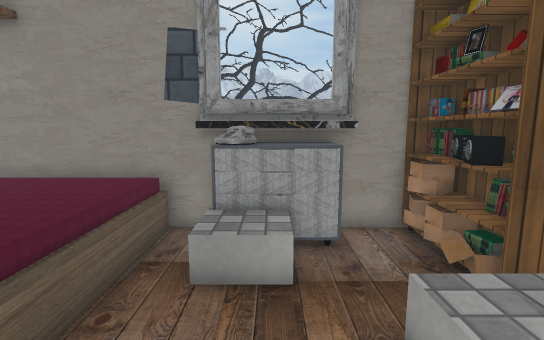
[1] (above)

16 first-person views from a walk through a 3-D level made in the Unity game engine. The camera is 1.5 m above the floor, tilts 8° down and sees 85° across. The floor is counted in squares, 0.5 m on a side. Each view is taken from the middle of a square. On the plan, view 1 faces up. The plan holds only what a view shows up to about 20 squares ahead; the rest is blank. The place goes on beyond the plan. The player character is not drawn. Door leaves are left out, so doorways stand open. Some surface patterns are stand-ins.

[2]
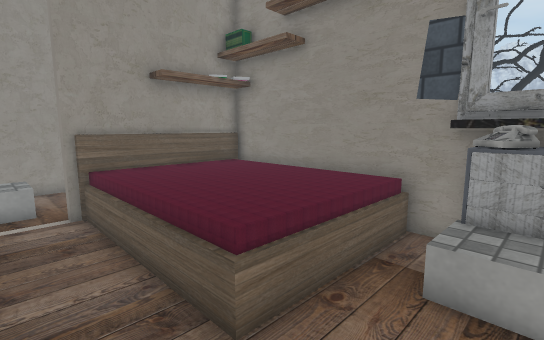

[3]
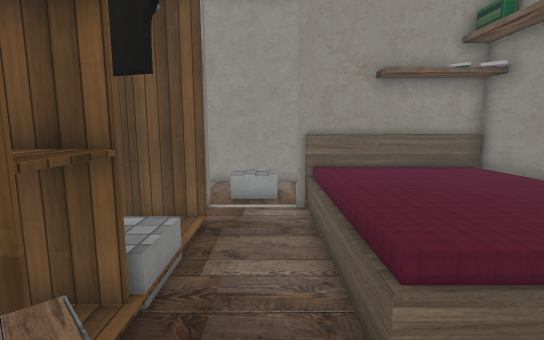

[4]
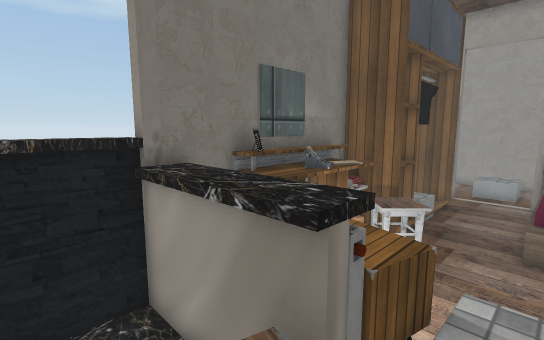

[5]
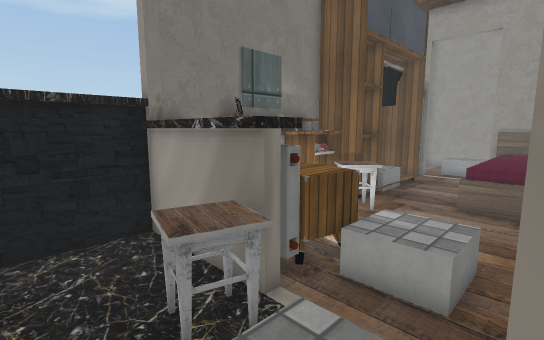

[6]
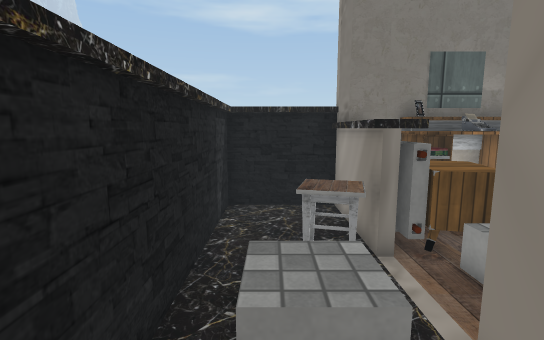

[7]
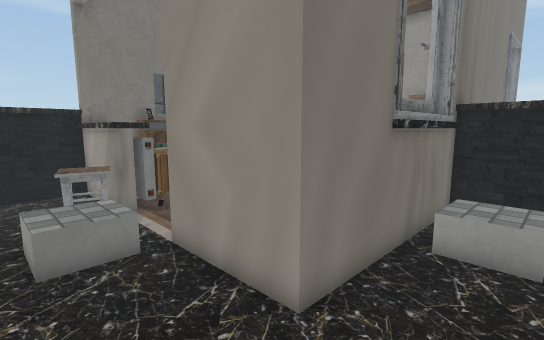

[8]
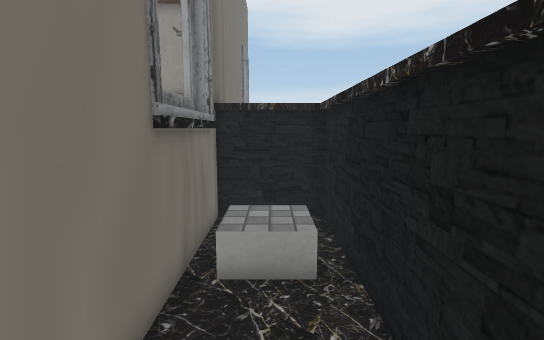

[9]
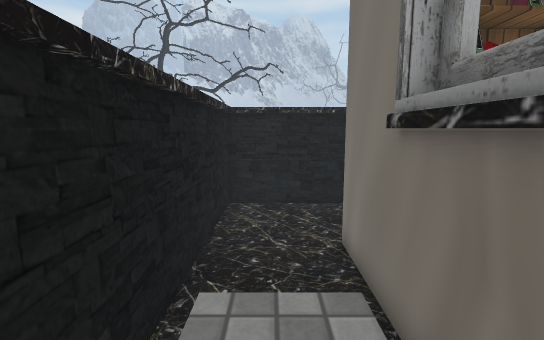

[10]
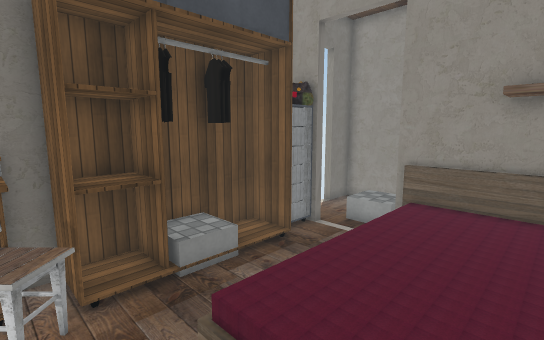

[11]
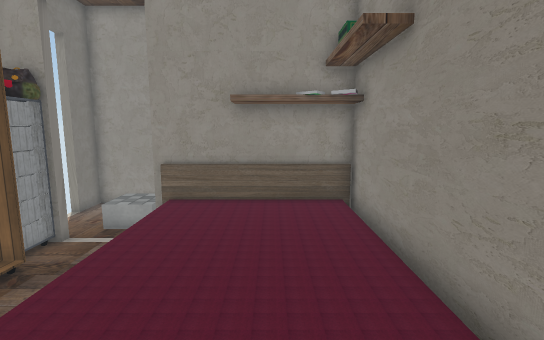

[12]
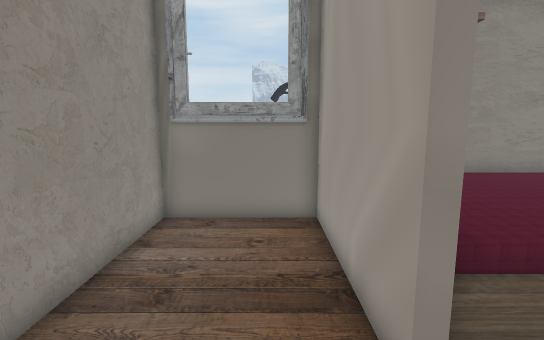

[13]
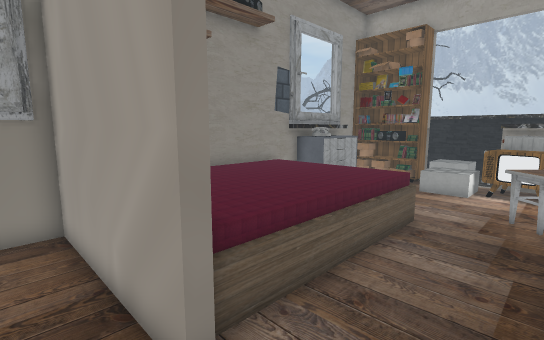

[14]
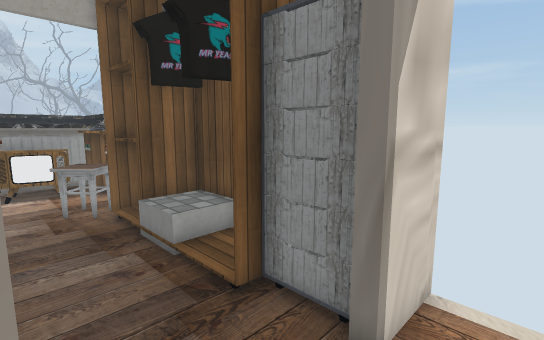

[15]
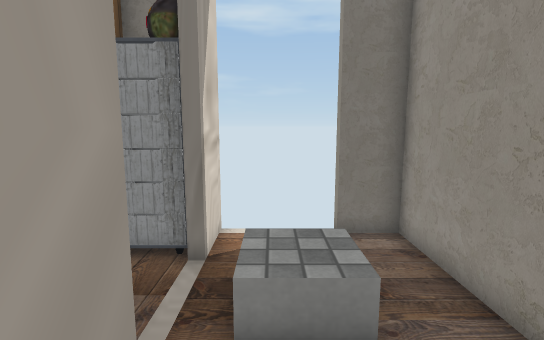

[16]
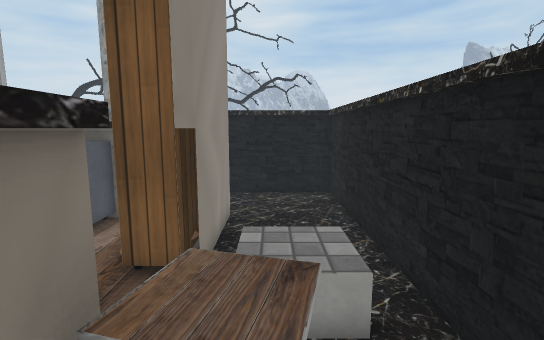

### Floor plan
Key: @ floor where view 1 was taken; # wall or solid block; . main floor; : floor 0.5 m higher than the main floor; / step, stairs or slope; D open door; ^ raised ledge; B bed; K bookshelf; W wardrobe; T TV; R radiator; E desk; O other object.
Columns run from 17 left of view 1 to 10 right of it. Each row starts with its distance up from view 1.
 13               ##############
 12               #............#
 11               #.  O........#
 10               #  OO........#
  9 ########################...#
  8 #.... BOBBBBBBBO#OOO.#K#...#
  7 #.... OBBBBBBBB.#^^..###...#
  6 #.... BBBBBBBBB.::...###...#
  5 #.... BBBBBBBBB......###//.#
  4 #.... BBBBBBBBB.......D. :.#
  3 #.... BBBBBBBBB....O .D. /.#
  2 #....#DBBBBBBBB....OT.DOO/.#
  1 #..OO.D.............TROOO..#
  0 #..  .D........OO@.TTROOO..#
 -1 #.....D.WDDDDWWOOOETTROO...#
 -2 #....#### #OOWWWE##EEROO...#
 -3 ###DDD#######WW#EEEEE#OO  ##
 -4   #DDD               #######

Positions as (right, up) in squares from view 1, and headings:
1: (0, 0), facing up
2: (0, 0), facing up-left
3: (0, 1), facing left
4: (8, 3), facing down-left
5: (9, 5), facing down-left
6: (8, 8), facing down
7: (9, 12), facing down-left
8: (7, 11), facing left
9: (-2, 11), facing right
10: (-1, 6), facing down-left
11: (-1, 6), facing left
12: (-13, -1), facing up
13: (-13, -1), facing up-right
14: (-13, 2), facing down-right
15: (-13, 5), facing down
16: (7, -1), facing up
